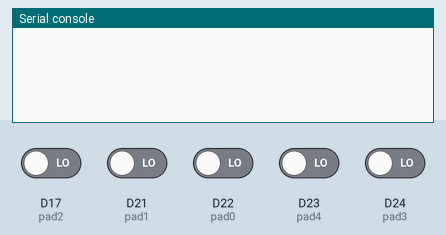
Simulated run of this program. Board: CircuitPython board. Shown: the last lines printed to the serial console. The test bench sets the inputs (shaded band); at power-on: D17 (pad2), D21 (pad1), D22 (pad0), D23 (pad4), D24 (pad3) LOW.

Above: at 1.2 s.
1.3 s: D17 (pad2) driven HIGH
At 2.5 s:
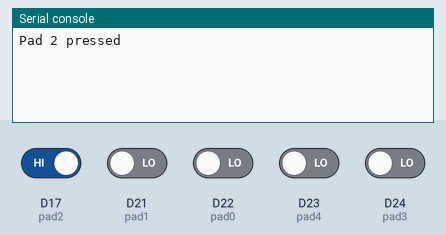
2.8 s: D21 (pad1) driven HIGH
At 3.9 s:
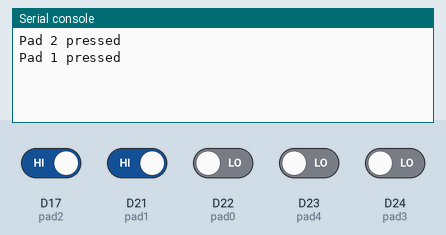
4.3 s: D22 (pad0) driven HIGH
At 5.2 s:
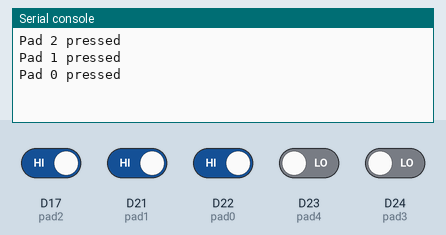
5.8 s: D23 (pad4) driven HIGH
At 6.4 s:
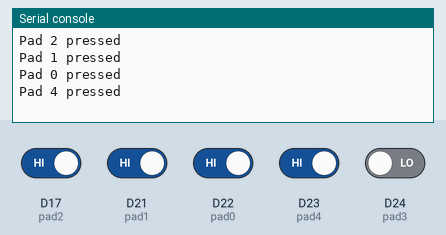
7.3 s: D24 (pad3) driven HIGH
At 7.7 s:
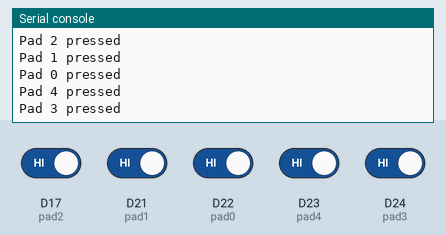
Timing chart, 0 to 9.8 s (numbered marks = the images above; inputs shaded):
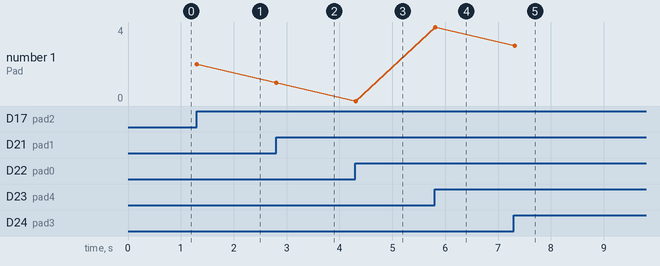

The program:

5_touchpad_controller.py
```python
import time
import board
from digitalio import DigitalInOut, Direction

# set the GPIO input pins
pad0_pin = board.D22
pad1_pin = board.D21
pad2_pin = board.D17
pad3_pin = board.D24
pad4_pin = board.D23

pad0 = DigitalInOut(pad0_pin)
pad1 = DigitalInOut(pad1_pin)
pad2 = DigitalInOut(pad2_pin)
pad3 = DigitalInOut(pad3_pin)
pad4 = DigitalInOut(pad4_pin)

pad0.direction = Direction.INPUT
pad1.direction = Direction.INPUT
pad2.direction = Direction.INPUT
pad3.direction = Direction.INPUT
pad4.direction = Direction.INPUT

pad0_already_pressed = True
pad1_already_pressed = True
pad2_already_pressed = True
pad3_already_pressed = True
pad4_already_pressed = True

while True:

    if pad0.value and not pad0_already_pressed:
        print("Pad 0 pressed")
    pad0_already_pressed = pad0.value

    if pad1.value and not pad1_already_pressed:
        print("Pad 1 pressed")
    pad1_already_pressed = pad1.value

    if pad2.value and not pad2_already_pressed:
        print("Pad 2 pressed")
    pad2_already_pressed = pad2.value

    if pad3.value and not pad3_already_pressed:
        print("Pad 3 pressed")
    pad3_already_pressed = pad3.value

    if pad4.value and not pad4_already_pressed:
        print("Pad 4 pressed")
    pad4_already_pressed = pad4.value

    time.sleep(0.1)
```

Measured:
- after the input at 1.3 s, the serial console: prints a new line at once (image 1)
- after the input at 2.8 s, the serial console: prints a new line at once (image 2)
- after the input at 4.3 s, the serial console: prints a new line at once (image 3)
- after the input at 5.8 s, the serial console: prints a new line at once (image 4)
- after the input at 7.3 s, the serial console: prints a new line at once (image 5)
- plotted number 1: 2 → 1 after the input at 2.8 s, 1 → 0 after the input at 4.3 s, 0 → 4 after the input at 5.8 s, 4 → 3 after the input at 7.3 s
